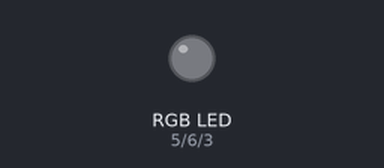
Bench run of a sketch on a simulated Arduino Uno, built with avr-gcc and run on an emulated ATmega328P. Parts: an RGB LED mixed from three pins (HIGH = lit).

Above: at 0.05 s.
At 0.15 s:
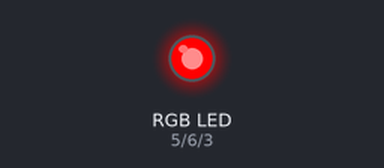
At 0.65 s:
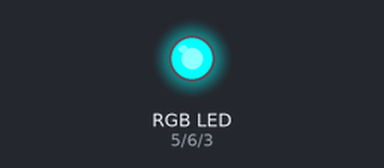
At 1.45 s:
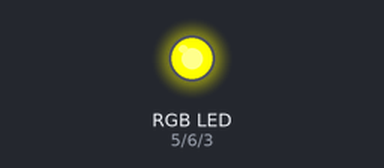
At 2.85 s:
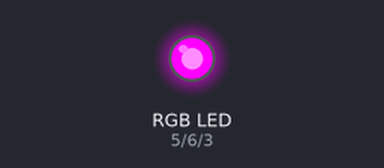
Timing chart, 0 to 3.1 s (numbered marks = the images above):
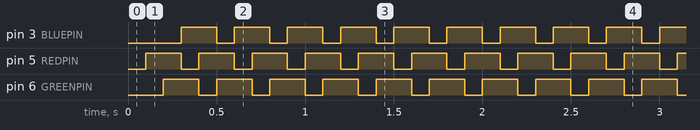

Measured:
- by itself, pin 3 (BLUEPIN), pin 5 (REDPIN), pin 6 (GREENPIN): alternates HIGH for 0.20 s and LOW for 0.10 s

The sketch:

2019LED.ino
```cpp
// color swirl! connect an RGB LED to the PWM pins as indicated
// in the #defines
// public domain, enjoy!

#define REDPIN 5
#define GREENPIN 6
#define BLUEPIN 3

#define WaitTime 100     // make this higher to slow down

void setup() {
  pinMode(REDPIN, OUTPUT);
  pinMode(GREENPIN, OUTPUT);
  pinMode(BLUEPIN, OUTPUT);
}


void loop() {
  int r, g, b;

 analogWrite(REDPIN, 0);
 delay(WaitTime);
 analogWrite(REDPIN, 255);
 analogWrite(GREENPIN, 0);
 delay(WaitTime);
 analogWrite(GREENPIN, 255);
  analogWrite(BLUEPIN, 0);
 delay(WaitTime);
 analogWrite(BLUEPIN, 255);
  }
```
